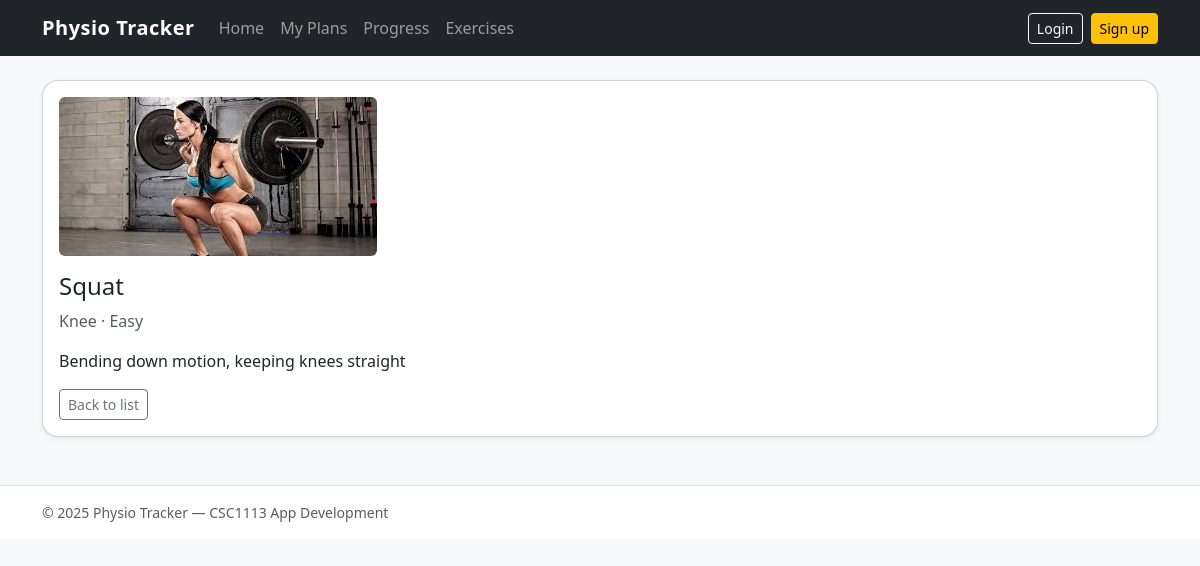
The page /exercises/1/ on the database its author committed.
### tracker/models.py (models this page shows, shortened)
class Exercise(models.Model):
    BODY_AREAS = [
        ('Legs', 'Legs'),
        ('Shoulder', 'Shoulder'),
        ('Back', 'Back'),
        ('Neck', 'Neck'),
        ('Other', 'Other'),
    ]
    DIFFICULTIES = [
        ('Easy', 'Easy'),
        ('Medium', 'Medium'),
        ('Hard', 'Hard'),
    ]
    name = models.CharField(max_length=100)
    description = models.TextField()
    body_area = models.CharField(max_length=20, choices=BODY_AREAS)
    difficulty = models.CharField(max_length=10, choices=DIFFICULTIES)
    image = models.ImageField(upload_to='exercises/', blank=True, null=True)

### tracker/views.py (the view)
# urls.py: path('exercises/<int:pk>/', views.exercise_detail, name='exercise_detail'),
def exercise_detail(request, pk):
    exercise = get_object_or_404(Exercise, pk=pk)
    return render(request, 'exercise_detail.html', {'exercise': exercise})

### tracker/templates/exercise_detail.html (shortened to what this page needs)
{% extends "base.html" %}
{% block content %}
<div class="card page-card shadow-sm">
  <div class="card-body">
    {% if exercise.image %}
      <img src="{{ exercise.image.url }}" class="img-fluid mb-3 rounded" style="max-height:300px;object-fit:cover;">
    {% endif %}
    <h1 class="h4">{{ exercise.name }}</h1>
    <p class="text-muted">{{ exercise.body_area }} · {{ exercise.difficulty }}</p>
    <p>{{ exercise.description }}</p>
    <a href="{% url 'exercise_list' %}" class="btn btn-outline-secondary btn-sm">Back to list</a>
  </div>
</div>
{% endblock %}

### tracker/templates/base.html (style rules this page uses)
.page-card { border-radius: 1rem; }

### rows shown on the page
Exercise: image (picture), name "Squat", body_area "Knee", difficulty "Easy", description "Bending down motion, keeping knees straight"
